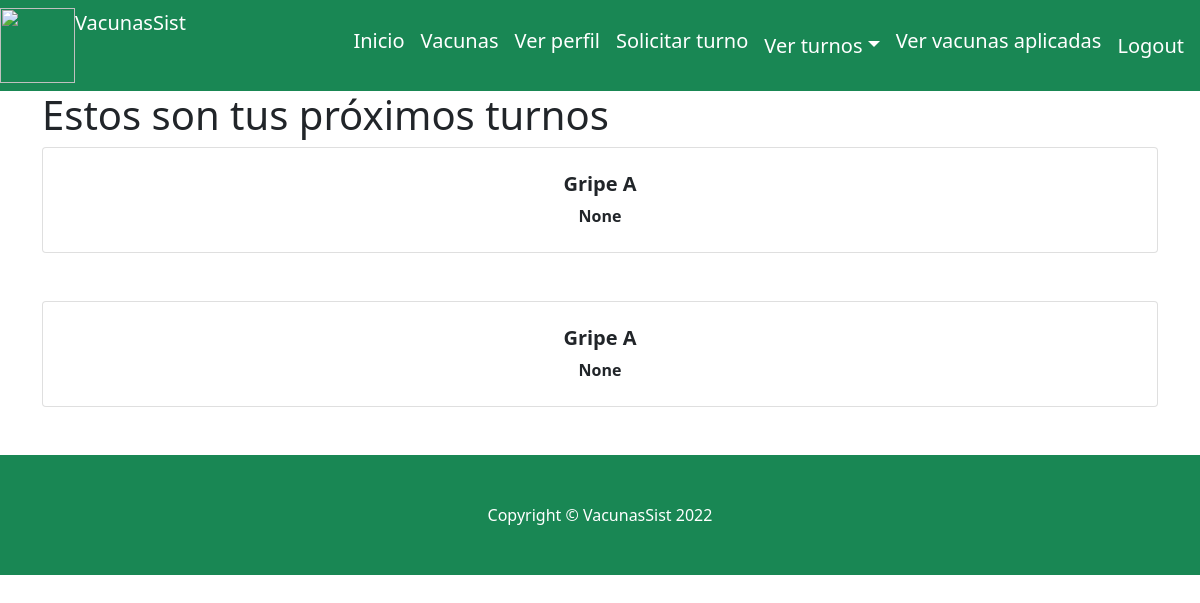
Page /ver_turnos (signed in) on the committed database.
### website/models.py (models this page shows)
class Turno(models.Model):
    user = models.ForeignKey(Usuario, on_delete=models.CASCADE)
    vacuna = models.CharField(max_length=20)
    fecha =  models.DateField(null=True)
    asignado = models.BooleanField(default=False)

### website/views.py (the view)
# urls.py: path('ver_turnos',views.verTurnos, name="ver_turnos"),
def verTurnos(request):
    try:
        user_id = request.user.id
        lista_turnos= Turno.objects.filter(user_id=user_id).filter(asignado=True)
        print(lista_turnos)
        if (lista_turnos):
            return render(request, 'website/ver_turnos.html', {
                'lista_turnos':lista_turnos
            })
        else:
            messages.error(request, 'Usted no tiene turnos aceptados ')
            return render(request, 'website/index.html',{})
    except Exception as e:
        print(repr(e))

### website/templates/website/ver_turnos.html (shortened to what this page needs)
{% extends "website/layout.html" %}
{% block body %}
<div class="container">
  <div class="row">
    <div class="col">
            <table>
                <h1>Estos son tus próximos turnos</h1>
                {% for un_turno in lista_turnos %}
                <div class="col mb-5">
                    <div class="card h-100">
                        <div class="card-body p-4">
                            <div class="text-center">
                                <h5 class="fw-bolder">{{ un_turno.vacuna }}</h5>
                                <b> {{ un_turno.fecha }} </b>
                            </div>
                        </div>
                    </div>
                </div>
                {% endfor  %}
            </table>
    </div>
    </div>
  </div>
 {% endblock %}

### rows in the picture
Turno: vacuna "Gripe A", fecha "None"
Turno: vacuna "Gripe A", fecha "None"
